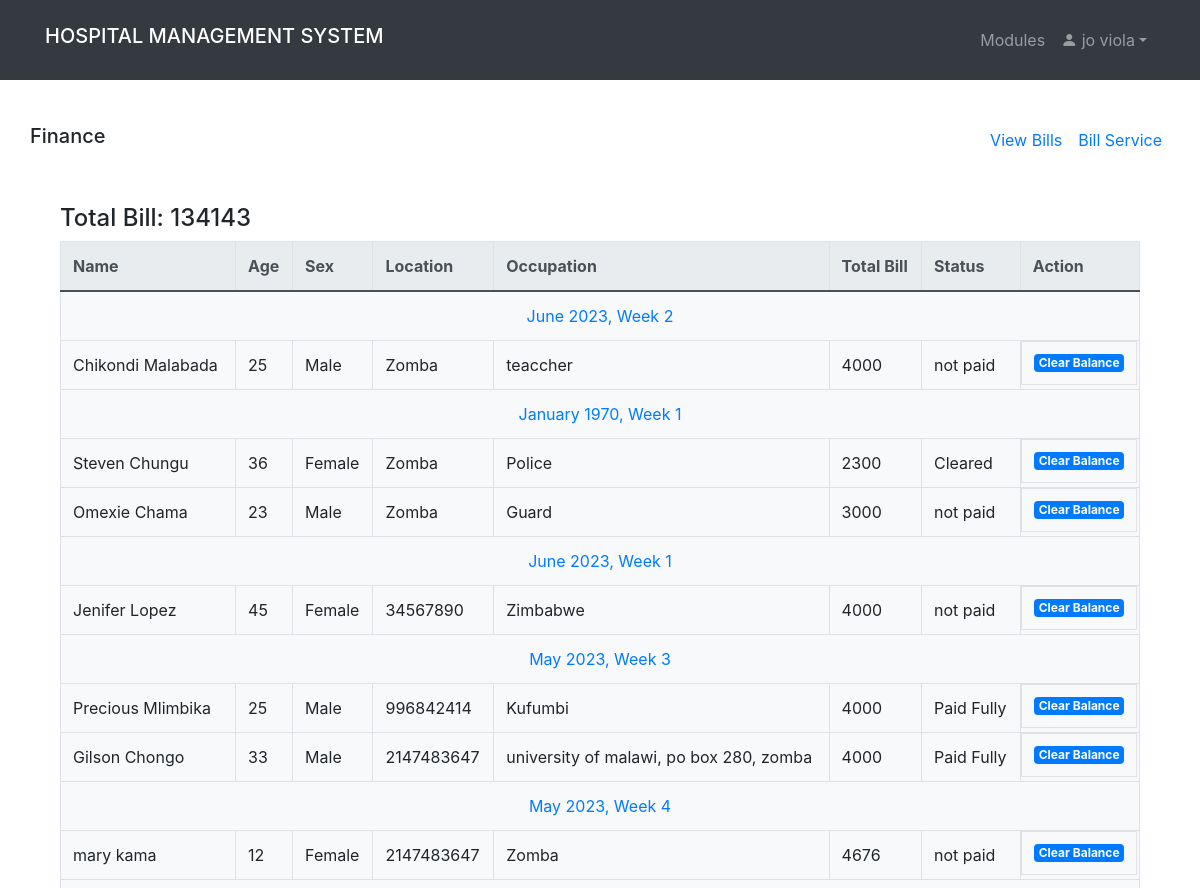
/finance.php (signed in, upper part), run on an earlier commit of the app's database.
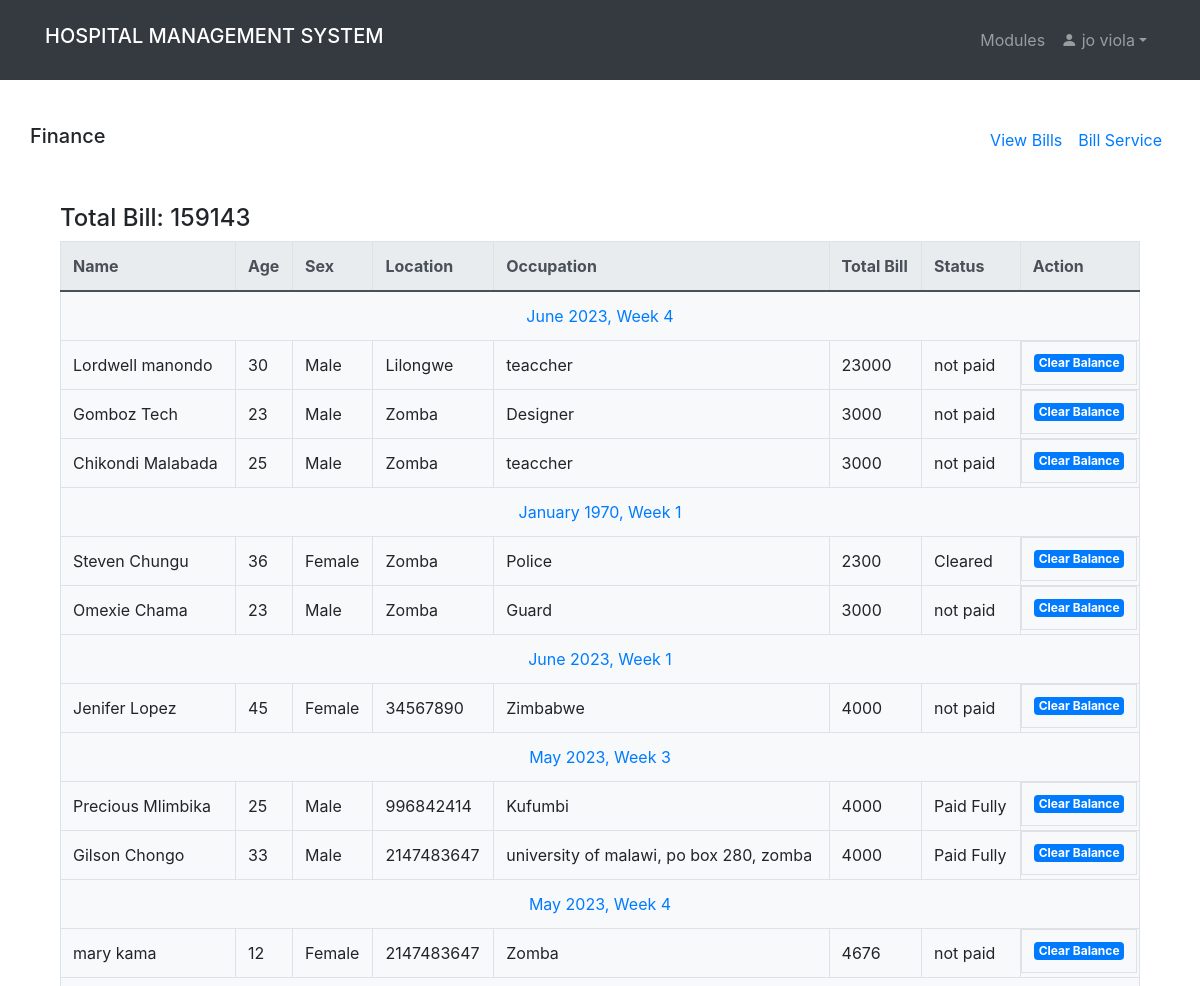
And on a later commit of the database.
### tables this page shows
CREATE TABLE `patient` (
  `id` int(11) NOT NULL,
  `name` varchar(100) NOT NULL,
  `date` date NOT NULL,
  `gender` varchar(10) NOT NULL,
  `age` int(2) NOT NULL,
  `address` text NOT NULL,
  `next_of_kin` varchar(100) NOT NULL,
  `religion` varchar(100) NOT NULL,
  `occupation` varchar(100) NOT NULL,
  `symptoms` text DEFAULT NULL,
  `treatment_plan` text DEFAULT NULL,
  `measurement` text DEFAULT NULL,
  `examination` text DEFAULT NULL,
  `disease` text DEFAULT NULL,
  `bio_history` text DEFAULT NULL,
  `drug` text NOT NULL,
  `dosage` text NOT NULL,
  `drug_given_by` text NOT NULL,
  `discharge_status` text DEFAULT NULL,
  `drug_status` text NOT NULL,
  `prescribed_by` text DEFAULT NULL,
  `prescribed_on` text DEFAULT NULL,
  `total_bills` int(15) DEFAULT NULL,
  `status` text NOT NULL DEFAULT 'not paid',
  `tests` text DEFAULT NULL,
  `ward_bed` text DEFAULT NULL,
  `discharge_date` date DEFAULT NULL,
  `lab_results` text DEFAULT NULL,
  `lab_price` int(30) DEFAULT NULL,
  `rad_price` int(30) DEFAULT NULL
);

### bills.php (the view, shortened to what this page needs)
<?php
if (isset($_SESSION['id']) && isset($_SESSION['uname'])){
  include "comfig.php";
  ?>
  <!DOCTYPE html>
  <html>
  <head>
    <link rel="stylesheet" href="https://maxcdn.bootstrapcdn.com/bootstrap/4.5.2/css/bootstrap.min.css">
  </head>
  <body style ="margin-top :200">
    <div class="container">
      <?php
      $sumQuery = "SELECT SUM(total_bills) AS total_sum FROM patient";
      $sumResult = $mysqli->query($sumQuery);
      $sumRow = $sumResult->fetch_assoc();
      $totalSum = $sumRow['total_sum'];
      ?>
      <h4 class="mt-4">Total Bill: <?php echo $totalSum; ?></h4>
      <table class="table table-bordered bg-light" id='myInput'>
        <thead class="thead-light">
          <tr>
            <th>Name</th>
            <th>Age</th>
            <th>Sex</th>
            <th>Location</th>
            <th>Occupation</th>
            <th>Total Bill</th>
            <th>Status</th>
            <th>Action</th>
          </tr>
        </thead>
        <tbody>
          <?php
          $sql = "SELECT * FROM patient WHERE total_bills != 0 ORDER BY id DESC";
          $result = $mysqli->query($sql);
          if ($result->num_rows > 0) {
            $currentMonth = '';
            $currentWeek = '';
            while ($row = $result->fetch_assoc()) {
              $date = $row["prescribed_on"];
              $month = date('F Y', strtotime($date));
              $week = ceil(date('j', strtotime($date)) / 7.5);
              if ($currentMonth != $month || $currentWeek != $week) {
                echo "<tr><td colspan='9' class='text-center bg-light text-primary'>$month, Week $week</td></tr>";
                $currentMonth = $month;
                $currentWeek = $week;
              }
              ?>
              <tr>
                <td><?php echo $row["name"]; ?></td>
                <td><?php echo $row["age"]; ?></td>
                <td><?php echo $row["gender"]; ?></td>
                <td><?php echo $row["address"]; ?></td>
                <td><?php echo $row["occupation"]; ?></td>
                <td><?php echo $row["total_bills"]; ?></td>
                <td><?php echo $row["status"]; ?></td>
                <td class='btn-group btn-group-justified'>
                  <a href='finance_status.php?add_status=<?php echo $row["id"]; ?>' class='badge bg-primary'>Clear Balance</a>
                </td>
              </tr>
              <?php
            }
          } else {
            echo "<tr><td colspan='9' class='text-center'>No patients found</td></tr>";
          }
          ?>
        </tbody>
      </table>
    </div>
  </div>
  </body>
  </html>
  <?php
}else {
  header("Location: home.php");
  exit();
}
?>

What changed in the data, as far as the page shows it:
added patient: prescribed_on "June 2023", prescribed_on "4", name "Lordwell manondo", age "30", gender "Male", address "Lilongwe", occupation "teaccher", total_bills "23000", status "not paid"
added patient: name "Gomboz Tech", age "23", gender "Male", address "Zomba", occupation "Designer", total_bills "3000", status "not paid"
changed patient "Chikondi Malabada": total_bills "4000" → "3000"; prescribed_on "June 2023" → (not shown); prescribed_on "2" → (not shown)
Also different on the page:
$totalSum: "134143" → "159143"
